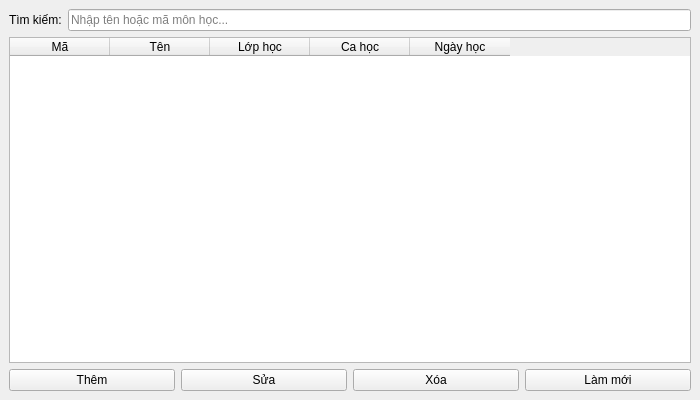
<?xml version="1.0" encoding="UTF-8"?>
<ui version="4.0">
 <class>Môn họcWindow</class>
 <widget class="QMainWindow" name="Môn họcWindow">
  <property name="geometry">
   <rect>
    <x>0</x>
    <y>0</y>
    <width>700</width>
    <height>400</height>
   </rect>
  </property>
  <property name="windowTitle">
   <string>Quản lý môn học</string>
  </property>
  <widget class="QWidget" name="centralwidget">
   <layout class="QVBoxLayout" name="mainLayout">
    <item>
     <layout class="QHBoxLayout" name="searchLayout">
      <item>
       <widget class="QLabel" name="searchLabel">
        <property name="text">
         <string>Tìm kiếm:</string>
        </property>
       </widget>
      </item>
      <item>
       <widget class="QLineEdit" name="searchEdit">
        <property name="placeholderText">
         <string>Nhập tên hoặc mã môn học...</string>
        </property>
       </widget>
      </item>
     </layout>
    </item>
    <item>
     <widget class="QTableWidget" name="subjectTable">
      <property name="columnCount">
       <number>5</number>
      </property>
      <column>
       <property name="text">
        <string>Mã</string>
       </property>
      </column>
      <column>
       <property name="text">
        <string>Tên</string>
       </property>
      </column>
      <column>
       <property name="text">
        <string>Lớp học</string>
       </property>
      </column>
      <column>
       <property name="text">
        <string>Ca học</string>
       </property>
      </column>
      <column>
       <property name="text">
        <string>Ngày học</string>
       </property>
      </column>
     </widget>
    </item>
    <item>
     <layout class="QHBoxLayout" name="buttonLayout">
      <item>
       <widget class="QPushButton" name="addButton">
        <property name="text">
         <string>Thêm</string>
        </property>
       </widget>
      </item>
      <item>
       <widget class="QPushButton" name="editButton">
        <property name="text">
         <string>Sửa</string>
        </property>
       </widget>
      </item>
      <item>
       <widget class="QPushButton" name="deleteButton">
        <property name="text">
         <string>Xóa</string>
        </property>
       </widget>
      </item>
      <item>
       <widget class="QPushButton" name="refreshButton">
        <property name="text">
         <string>Làm mới</string>
        </property>
       </widget>
      </item>
     </layout>
    </item>
   </layout>
  </widget>
 </widget>
 <resources/>
 <connections/>
</ui>
